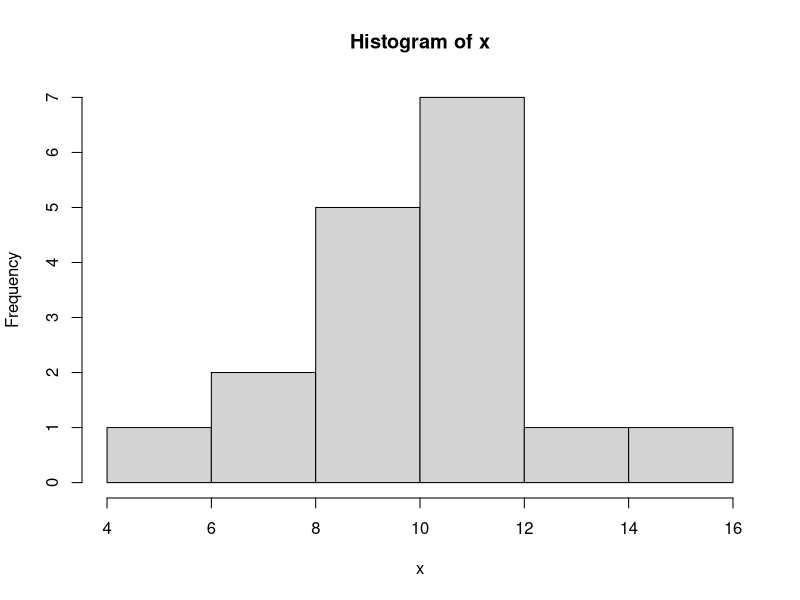
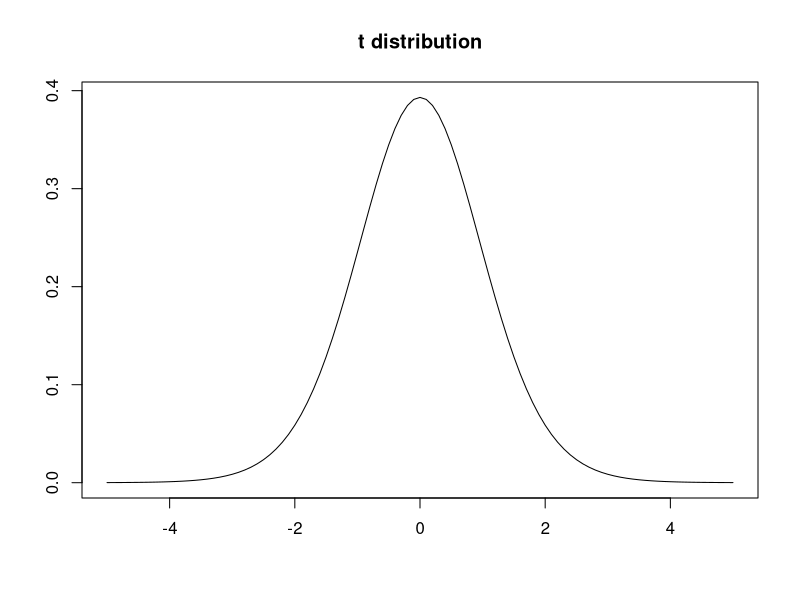
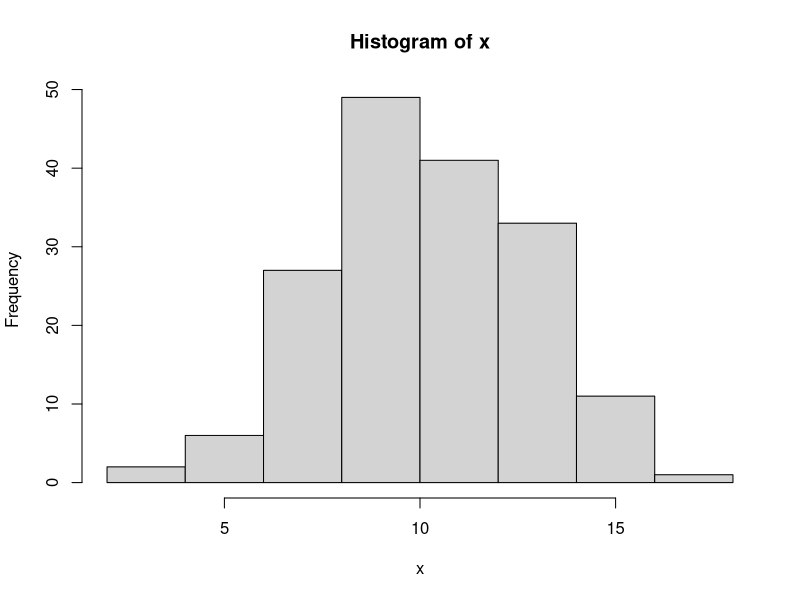
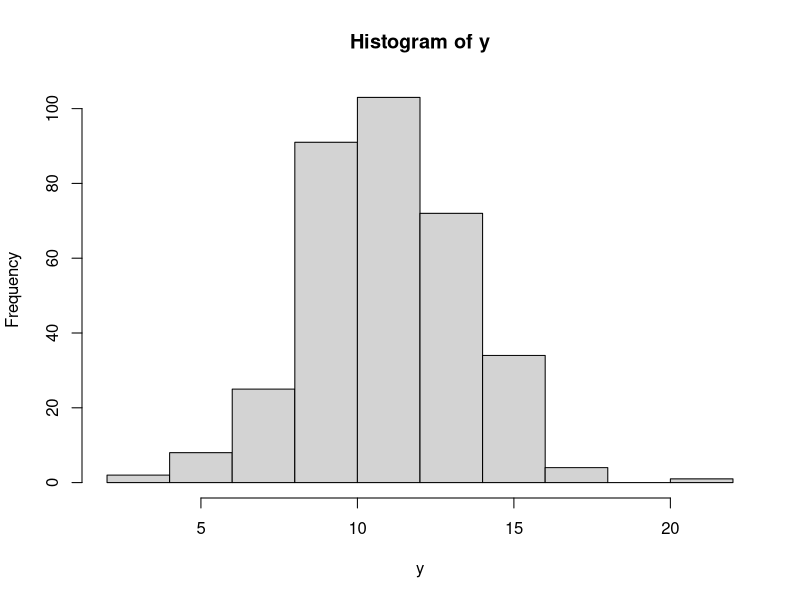
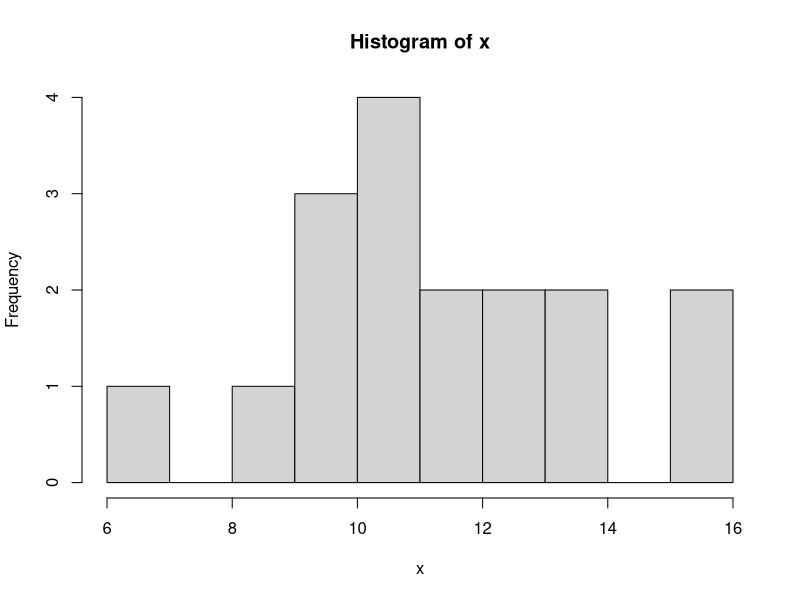
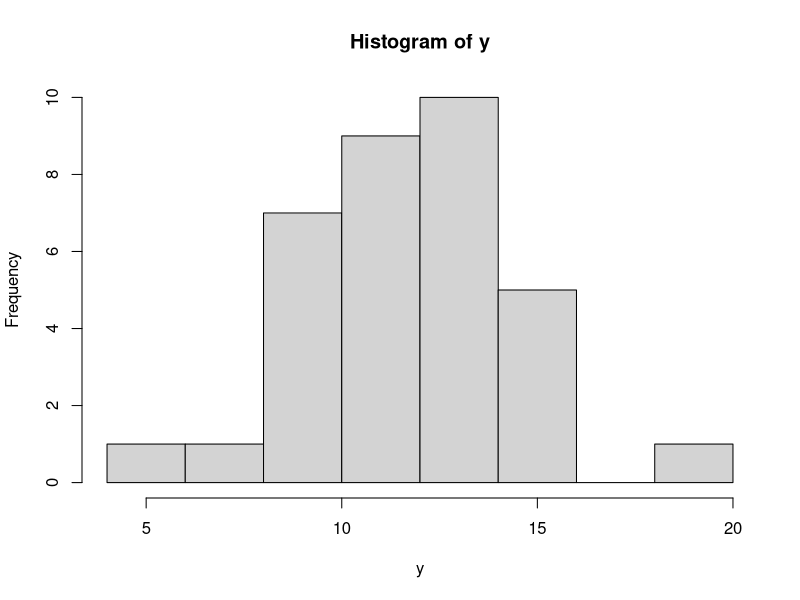
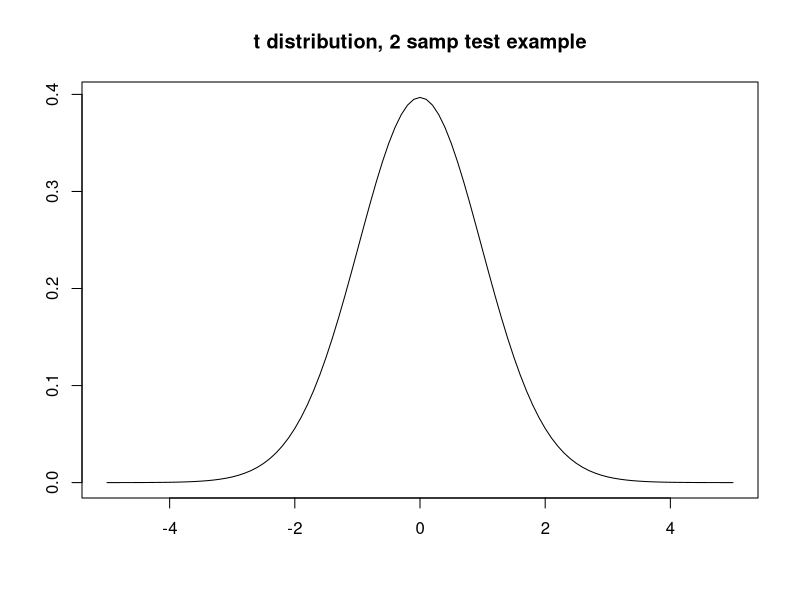
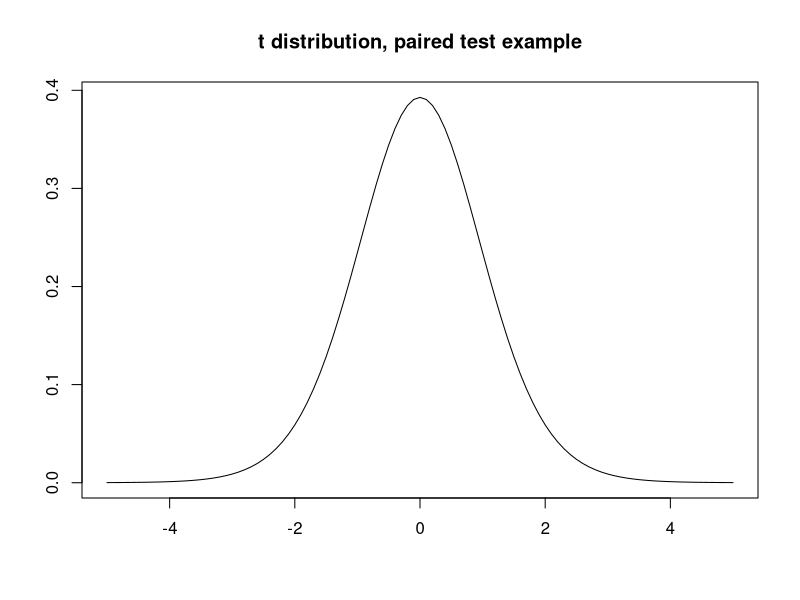

R code for these plots, in order:
##### One sample #####
# first make some data points to use via the randn command
# plot it in a histogram to take a look.
x=2.5*rnorm(17)+10 #Instead of doing 17 set the n samples at the beginnning!!!

hist(x)

# Let's say the test we are trying to accomplish it to see if the data is
# consistent with a population mean of 10.  This will be our H0: mu=10.

# What's our Ha?  
  
# Let's say the alternative is that mu > 10, This means we will be looking
# for our test statistic in a rejection region which is out to the right
# side of the distribution.  So we will need the option for right tail.

#Quickly jump over to chapter 18-13.  Sampling distribution which is true
#under H0.

#What's our t distribution look like?
tdistr=dt(seq(-5,5,by=.1),length(x)) 
plot(seq(-5,5,by=.1),tdistr,type="l",main="t distribution",xlab="",ylab="")

# what's our t value and where is it on the distribution?  What do you predict for the result of
# the test?

obs_t=(mean(x)-10)/(sd(x)/sqrt(length(x)))

# matlab's t-test function is called ttest

# do the ttest:
t.test(x,mu=10,alternative="g")

# Their are a lot of outputs, but for our purposes we want to focus on 
# the p-value. 
  
# just for funsies:  How often do we make a type I error?  It's
# easy to estimate for type I here.  We know mu.  Above. It's 10.

# So what's a type I error again?  H0 rejected when it's true.
# In our case H0 is true.
# let's generate a sample and do the test lot's of times to see how often
# we reject H0.

N_iter=20000;
h_out=0;
for (i in 1:N_iter){
  x=2.5*rnorm(17)+10
  p=t.test(x,mu=10,alternative="g")[["p.value"]]
  if (p < 0.05){
  h_out=h_out+1
  }
  }
# So what's the rate of type I error?

h_out/N_iter

# It should be close to our significance level!  If H0 is true and we
# reject the Null we are out in the tail of distribution by chance.  And
# alpha is the probability of that!

# Ok that's all for now.  Go back to slides.

##### Two sample T-test. #####

# first make 2 samples
x=2.5*rnorm(170)+10;
y=2.5*rnorm(340)+11;

# Look at them.

hist(x)
hist(y)

# very cute, but let's reduce the number of data points to make this a
# little more messy, I mean realistic.

x=2.5*rnorm(17)+10;
y=2.5*rnorm(34)+11;

# Look at them.

hist(x)
hist(y)

# Here I made the variances equal.  In practice if we are using a two
# sample t test and allowing ourselves to assume equal variances then we
# compute what is called the pooled standard deviation.  

sp=((length(x)-1)*sd(x)^2+(length(y)-1)*sd(y)^2)/(length(x)+length(y)-2)
sp=sqrt(sp)

# and then we need to think about our H0 for a moment.

# let's say our H0 is that the population means are equal.  ie mu1=mu2.  So
# we can calculate our t statistic as follows:
  
obs_t=(mean(x)-mean(y))/sqrt((sp^2)/length(x)+(sp^2)/length(y))

# Now we need to think about our Ha.  Let's say we thought it might be the
# case that mu1 < mu2, That means our t stat would be out there in the left
# tail of the distribution.  Think about an extreme case where we would feel confident
# in saying mu1 < mu2.  Imagine mu1 was 0 and
# mu2 was 1000.  If the samples were large and xbar ~mu1 and ybar ~mu2 then
# tstat would be large and negative! This means to the left.

# ok so what does our t distribution look like?  Where does our observed
# value of t land?  What does that imply for our testing?

tdistr=dt(seq(-5,5,by=.1),length(x)+length(y)-2)
plot(seq(-5,5,by=.1),tdistr,type="l",main="t distribution, 2 samp test example",xlab="",ylab="")

# Ok now use the matlab test to confirm our suspicions.

t.test(x,y,var.equal=TRUE, alternative="l")

# Note the test can also be done without assuming the variances are equal

# In this case the t stat is a bit easier to calculate, just as we had in
# the presentation.  No pooled sd.  However the dof is approxiamte and is
# estimated from the data using a formula you can look up.

t.test(x,y,var.equal=FALSE, alternative="l")

# Due to this approximation the test stat is only approximately t
# distributed so you only get approximately alpha significance.

# back to slides for a moment

##### Paired Test #####
# ok we need two samples again.

x=2.5*rnorm(17)+10;
y=2.5*rnorm(17)+11;

# same number of data points this time.

# ok, so what are our diffs?
  
the_diffs=x-y

# What's our H0.  Let's say it is that the means are equal again.

# what's our t stat?

obs_t=mean(the_diffs)/(sd(the_diffs)/sqrt(length(the_diffs)))

# what does our t distribution look like? Where is our observed t value?
# What's the likely outcome of our test?

tdistr=dt(seq(-5,5,by=.1),length(the_diffs)-1)
plot(seq(-5,5,by=.1),tdistr,type="l",main="t distribution, paired test example",xlab="",ylab="")

# What's our Ha?  Let's say again that mu1<mu2, so we need to look at a
# rejection region in the left tail of the distribution.

# ok do the test.  it's ttest again

t.test(x,y,paired=TRUE, alternative="l")
